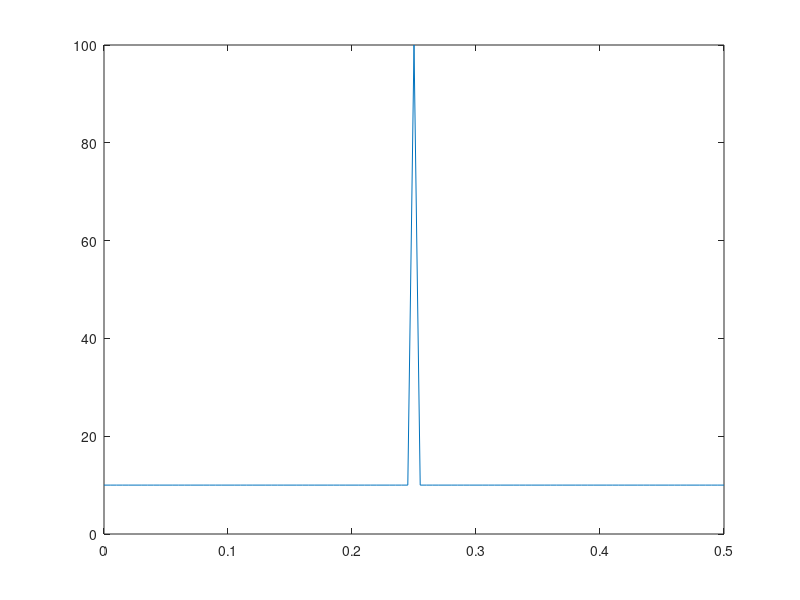

Here is the MATLAB script that generated this plot: (Note: this script raises an error after producing the figure.)
function Esercizio2
    L = 0.5; 
    k = 1; 
    eta = 0.2;
    N = 101;
    x = linspace(0.0, L, N);
    dx = x(2)-x(1);
    dt = (eta*dx*dx)/k;
    T0 = 100.0;
    t = 0;
    T1 = T0/10;
    n = 5000;
    t1 = n*dt;
    tend = 5*n*dt;
    
    T = ones(N,1)*T1; T((N-1)/2 + 1) = T0;
    plot(x,T);
    
    tempo = zeros(2*n,1);
    y = zeros(2*n,1);
    tempo(1) = t;
    y(1) = T(75);
    i = 2;
       
    figure(1)
    while t<t1
        t = t+dt;
        T(1) = T1;
        T(N) = T1;
        
        Y = CN(T, T1, N, eta);
        T(2:N-1) = Y(1:N-2);
        tempo(i) = t;
        y(i) = T(75);
        i = i+1;
        pause(0.01)
        plot(x,T);

    end
    
    while t<tend
        t = t+dt;
        T(1) = T1;
        TRight = T(N-1);
        T(N) = T(N) + eta*(T(N-1) + TRight - 2*T(N));
        T(2:N-1) = T(2:N-1) + eta*(T(3:N) + T(1:N-2) - 2*T(2:N-1));
        tempo(i) = t;
        y(i) = T(75);
        i = i+1;
        pause(0.01)
        plot(x,T);
        
    end
    
    figure(2)
    plot(tempo,y);
    
end
